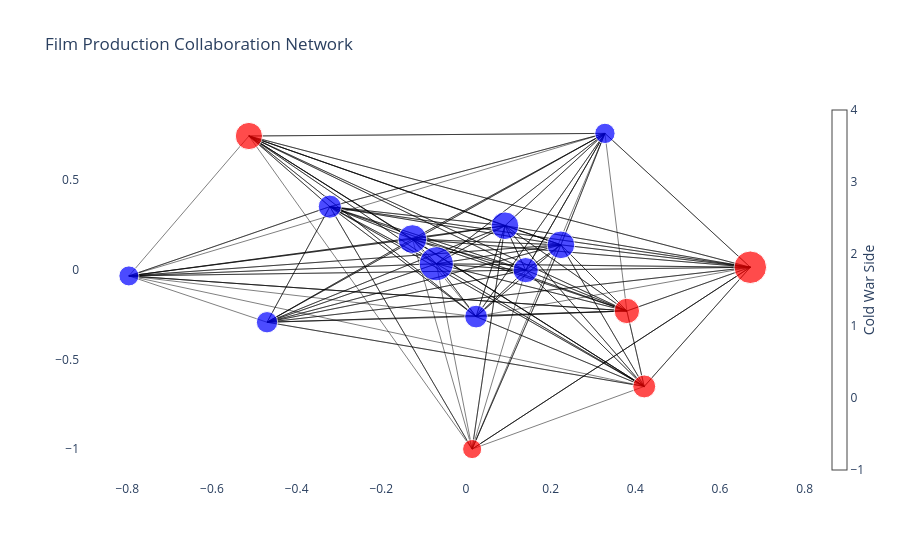

Notebook source saved alongside this figure:
### Code cell
# With plotly
G = nx.Graph()
for country in countries:
    G.add_node(country, side=country_cold_war_side[country], size=log_film_count[country] * 5)

for (c1, c2), count in collaboration_count.items():
    G.add_edge(c1, c2, weight=count)

pos = nx.spring_layout(G, seed=42, k=10, iterations=100)
edge_x = []
edge_y = []
edge_weights = []

for edge in G.edges():
    x0, y0 = pos[edge[0]]
    x1, y1 = pos[edge[1]]
    edge_x.append(x0)
    edge_x.append(x1)
    edge_y.append(y0)
    edge_y.append(y1)
    edge_weights.append(G[edge[0]][edge[1]]['weight'])

edge_trace = go.Scatter(
    x=edge_x,
    y=edge_y,
    line=dict(width=0.5, color='black'),
    hoverinfo='none',
    mode='lines'
)

node_x = []
node_y = []
node_colors = []
node_sizes = []

for node in G.nodes():
    x, y = pos[node]
    node_x.append(x)
    node_y.append(y)
    if G.nodes[node]['side'] == 'Western':
        node_colors.append('blue')
    elif G.nodes[node]['side'] == 'Eastern':
        node_colors.append('red')
    else:
        node_colors.append('grey')
    node_sizes.append(G.nodes[node]['size'] * 0.5)

node_trace = go.Scatter(
    x=node_x,
    y=node_y,
    mode='markers',
    hoverinfo='text',
    hovertext=[node for node in G.nodes()],
    marker=dict(
        showscale=True,
        colorscale='YlGnBu',
        size=node_sizes,
        color=node_colors,
        colorbar=dict(
            thickness=15,
            title='Cold War Side',
            xanchor='left',
            titleside='right'
        )
    )
)

fig = go.Figure(data=[edge_trace, node_trace],
                layout=go.Layout(
                    title='Film Production Collaboration Network',
                    showlegend=False,
                    hovermode='closest',
                    xaxis=dict(showgrid=False, zeroline=False),
                    yaxis=dict(showgrid=False, zeroline=False),
                    plot_bgcolor='white'
                ))

fig.show()

### Figure 1 — Plotly figure (JSON) as saved in the notebook; plotly's stock layout.template omitted (floating-point values rounded to 4 significant figures; data arrays with more than 128 entries replaced by an {"elided": "..."} marker saying what was removed)
{"data": [{"hoverinfo": "none", "line": {"color": "black", "width": 0.5}, "mode": "lines", "type": "scatter", "x": {"elided": "190 float values"}, "y": {"elided": "190 float values"}}, {"hoverinfo": "text", "hovertext": ["United States of America", "Russia", "United Kingdom", "France", "Italy", "India", "Japan", "Germany", "Canada", "Hong Kong", "Spain", "Australia", "Sweden", "Mexico", "Ukraine"], "marker": {"color": ["blue", "red", "blue", "blue", "blue", "red", "red", "blue", "blue", "red", "blue", "blue", "blue", "blue", "red"], "colorbar": {"thickness": 15, "title": {"side": "right", "text": "Cold War Side"}, "xanchor": "left"}, "colorscale": [[0, "rgb(255,255,217)"], [0.125, "rgb(237,248,177)"], [0.25, "rgb(199,233,180)"], [0.375, "rgb(127,205,187)"], [0.5, "rgb(65,182,196)"], [0.625, "rgb(29,145,192)"], [0.75, "rgb(34,94,168)"], [0.875, "rgb(37,52,148)"], [1, "rgb(8,29,88)"]], "showscale": true, "size": [34.01, 32.56, 28.81, 27.69, 27.67, 27.22, 25.38, 25.24, 23.17, 22.94, 22.73, 21.35, 20.31, 20.07, 19.11]}, "mode": "markers", "type": "scatter", "x": [-0.06999, 0.6716, -0.1265, 0.09212, 0.2243, -0.5127, 0.38, 0.141, -0.3216, 0.421, 0.02392, -0.4699, 0.3283, -0.7962, 0.01458], "y": [0.03416, 0.01453, 0.1718, 0.2463, 0.1397, 0.747, -0.2292, -0.001433, 0.3528, -0.6505, -0.2608, -0.2921, 0.7616, -0.03377, -1.0]}], "layout": {"hovermode": "closest", "plot_bgcolor": "white", "showlegend": false, "title": {"text": "Film Production Collaboration Network"}, "xaxis": {"showgrid": false, "zeroline": false}, "yaxis": {"showgrid": false, "zeroline": false}}}
